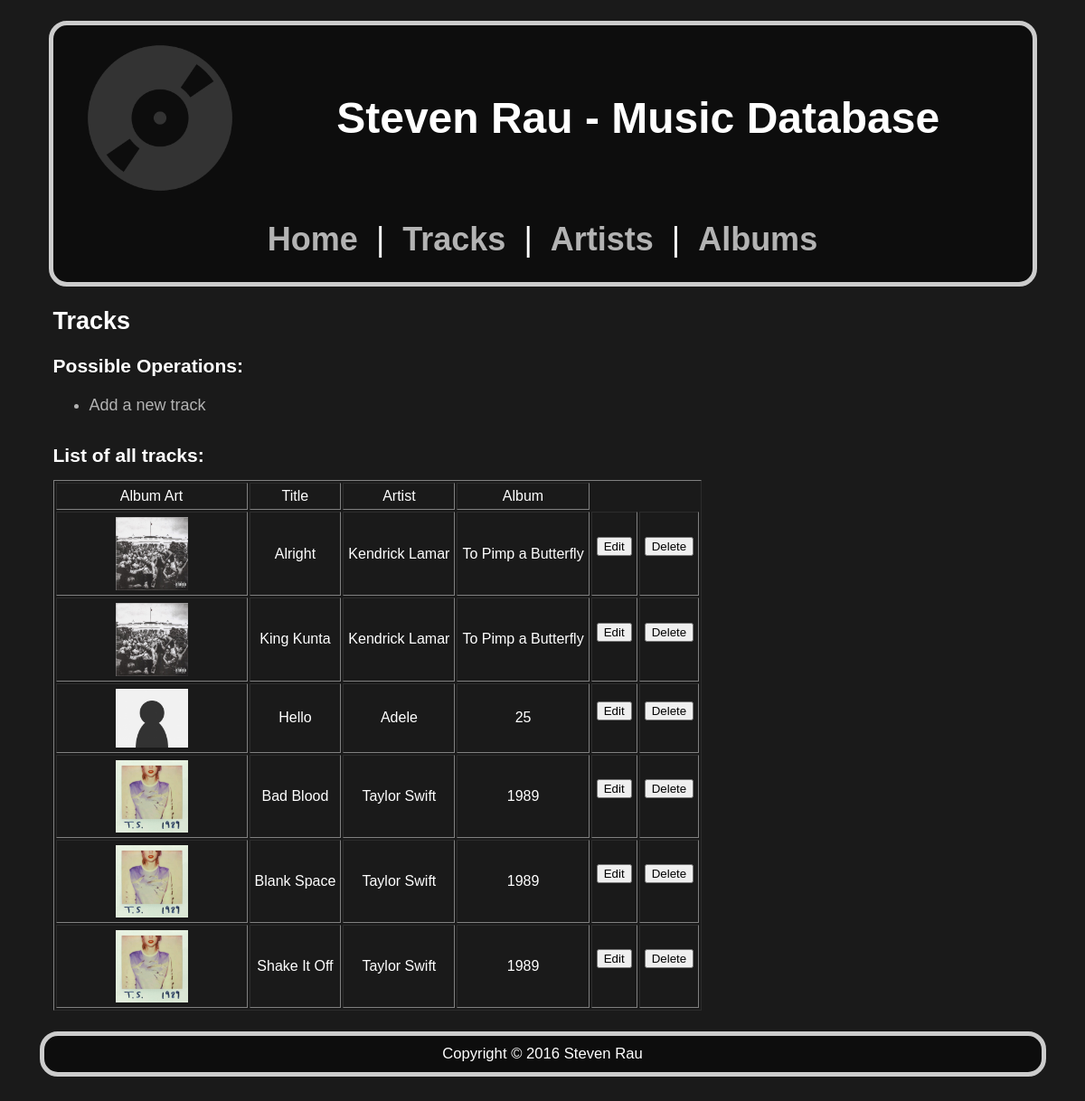
The app's page /view/tracks/tracks.php with its own data.
### tables this page shows
CREATE TABLE IF NOT EXISTS albums
(
  id           int(6)         UNSIGNED AUTO_INCREMENT PRIMARY KEY,
  title        varchar(50)    NOT NULL,
  artist_id    int(6)         UNSIGNED NOT NULL,
  artwork_url  varchar(256)   DEFAULT '/350_a2/artwork/default.png',
            
            
            
            
  FOREIGN KEY (artist_id)  REFERENCES artists(id) ON DELETE CASCADE ON UPDATE CASCADE
            
            
            
);

CREATE TABLE IF NOT EXISTS tracks
(
  id         int(6)       UNSIGNED AUTO_INCREMENT PRIMARY KEY,
  title      varchar(50)  NOT NULL,
  artist_id  int(6)       UNSIGNED NOT NULL,
  album_id   int(6)       UNSIGNED NOT NULL,
  FOREIGN KEY (artist_id) REFERENCES artists(id) ON DELETE CASCADE ON UPDATE CASCADE,
            
            
            
  FOREIGN KEY (album_id)  REFERENCES albums(id) ON DELETE CASCADE ON UPDATE CASCADE
);

CREATE TABLE IF NOT EXISTS artists
(
  id             int(6)       UNSIGNED AUTO_INCREMENT PRIMARY KEY,
  name           varchar(50)  NOT NULL,
  thumbnail_url  varchar(256) DEFAULT '/350_a2/artist_thumbnail/default.png'
            
            
            
            
);

### model/tracks.php (called while the page is built, shortened)
<?php
     include_once("artists.php");
     include_once("albums.php");
     class Track
     {
          public function __construct($id, $title, $artwork_url, $artist, $album)
          {
               $this->title = $title;
               $this->artwork_url = $artwork_url;
               $this->artist = $artist;
               $this->album = $album;
          }
          public static function getTracksList()
          {
               $list = [];
               $db = Database::getInstance();
               $req = $db->query('SELECT * FROM tracks');
               while ($track = $req->fetch_assoc())
               {
                    $curArtist = Artist::getArtistById($track['artist_id']);
                    $curAlbum = Album::getAlbum($track['album_id']);
                    $list[] = new Track($track['id'], $track['title'], $curAlbum->artwork_url,
                                        $curArtist->name, $curAlbum->title);
               }
               return $list;
           }
     }
?>

### controller/tracks_controller.php (called while the page is built, shortened)
<?php
include_once("../../model/tracks.php");
include_once("../../model/albums.php");
include_once("../../model/artists.php");
class Tracks_Controller
{
     public function getAllTracks()
     {
          return Track::getTracksList();
     }
}

### model/artists.php (called while the page is built, shortened)
<?php
     class Artist
     {
          public function __construct($id, $name, $tumbnail_url)
          {
               $this->name = $name;
               $this->thumbnail_url = $tumbnail_url;
          }
          public static function getArtistById($artistId)
          {
               $db = Database::getInstance();
               $req = $db->query('SELECT * from artists WHERE id = ' . $artistId);
               $newArtist = $req->fetch_assoc();
               return new Artist($newArtist['id'], $newArtist['name'], $newArtist['thumbnail_url']);
          }
     }
?>

### model/albums.php (called while the page is built, shortened)
<?php
     include_once("artists.php");
     class Album
     {
          public function __construct($id, $title, $artwork_url, $artist, $artist_img_url)
          {
               $this->title = $title;
               $this->artwork_url = $artwork_url;
          }
          public static function getAlbum($albumId)
          {
               $db = Database::getInstance();
               $req = $db->query('SELECT * from albums WHERE id = ' . $albumId);
               $album = $req->fetch_assoc();
               $artist = Artist::getArtistById($album['artist_id']);
               return new Album($album['id'], $album['title'], $album['artwork_url'],
                                $artist->name, $artist->thumbnail_url);
          }
     }
?>

### view/tracks/tracks.php (the view, shortened to what this page needs)
<?php
    include("../../controller/tracks_controller.php");
    $controller = new Tracks_Controller();
    $tracksList = $controller->getAllTracks();
?>
<html lang="en">
    <head>
        <link rel="stylesheet" type="text/css" href="/350_a2/a2Style.css">
    </head>
    <body>
        <header>
            <a href="/350_a2/index.php"><img id="header_logo" src="/350_a2/icons/site_logo.png" alt="logo" width='15%' height='auto' /></a>
            <h1 id="site_title">Steven Rau - Music Database</h1>
            <nav>
                <a class="navigation" href="/350_a2/index.php">Home</a> |
                <a class="navigation" href="/350_a2/view/tracks/tracks.php">Tracks</a> |
                <a class="navigation" href="/350_a2/view/artists/artists.php">Artists</a> |
                <a class="navigation" href="/350_a2/view/albums/albums.php">Albums</a>
            </nav>
        </header>
        <div id="home_main">
            <h2> Tracks  </h2>
            <h3 class="operation_header"> Possible Operations: </h3>
            <ul id="operation_list">
                <li class="operation_list">
                    <a class="operation_list" href="trackAdd.php"> Add a new track </a>
                </li>
            </ul>
            <h3 class="operation_header"> List of all tracks: </h3>
            <table id="track_list" border="1" cellpadding="5">
                <tr>
                    <td class="track_list_header">Album Art</td>
                    <td class="track_list_header">Title</td>
                    <td class="track_list_header">Artist</td>
                    <td class="track_list_header">Album</td>
                </tr>
                <?php foreach ($tracksList as $curTrack) : ?>
                <tr>
                    <td class="imgCol"> <img class="albumImg" src=" <?php echo $curTrack->artwork_url ?>" /></td>
                    <td> <?php echo $curTrack->title ?></td>
                    <td> <?php echo $curTrack->artist ?></td>
                    <td> <?php echo $curTrack->album ?></td>
                    <td>
                        <form name="editTrack" action="trackUpdate.php" method="GET">
                            <input type="submit" name="editTrack" value="Edit"/>
                        </form>
                    </td>
                    <td>
                        <form name="deleteTrack" action="trackDelete.php" method="GET">
                            <input type="submit" name="deleteTrack" value="Delete"/>
                        </form>
                    </td>
                </tr>
                <?php endforeach; ?>
            </table>
        </div>
        <footer>
            <small id="footer_copyright">Copyright &copy; 2016 Steven Rau</small>
        </footer>
    </body>
</html>

### a2Style.css (style rules this page uses)
body { font-family: "Arial", Gadget, sans-serif; font-size: 20px; color: #ffffff; margin:15px; padding: 15px; padding-top: 0px; background-color: #1a1a1a; }
header { text-align:center; border-radius: 1em; background:#0d0d0d; border:5px solid #CCC; width:95%; margin:2% auto; padding-bottom: 15px; padding }
#header_logo { border-radius: 1em; padding: 2%; vertical-align: middle; display:inline; }
#site_title { padding-left:8%; padding-right:8%; font-size:4vw; vertical-align: middle; text-align:center; display:inline-block; color:#ffffff; }
.navigation { font-weight: bold; padding: 10px; text-decoration: none; color:#b3b3b3; }
nav { font-size:3vw; text-align:center; margin:1%; color:#ffffff; }
.operation_header { margin: 0px; padding: 0px; }
#operation_list { padding-top: 6px; margin-top: 15px; }
.operation_list { padding-bottom: 15px; text-decoration: none; color:#b3b3b3; }
#home_main { font-size:1.5vw; margin:2% auto; width:95%; }
ul { text-decoration: none; color:#b3b3b3; }
.imgCol { width: 200px; }
.albumImg { width: 40%; height:auto; }
#track_list { text-align:center; margin-top: 15px; margin-bottom: 15px; }
footer { text-align:center; border-radius: 1em; background:#0d0d0d; border:5px solid #CCC; width:95%; margin:2% auto; padding: 10px; }

### records on screen
albums: artwork_url (picture), artist.name "Kendrick Lamar", title "To Pimp a Butterfly"
tracks: title "Alright"
tracks: title "King Kunta"
albums: artwork_url (placeholder picture), artist.name "Adele", title "25"
tracks: title "Hello"
albums: artwork_url (picture), artist.name "Taylor Swift", title "1989"
tracks: title "Bad Blood"
tracks: album.artwork_url (picture), title "Blank Space", artist.name "Taylor Swift", album.title "1989"
tracks: album.artwork_url (picture), title "Shake It Off", artist.name "Taylor Swift", album.title "1989"
